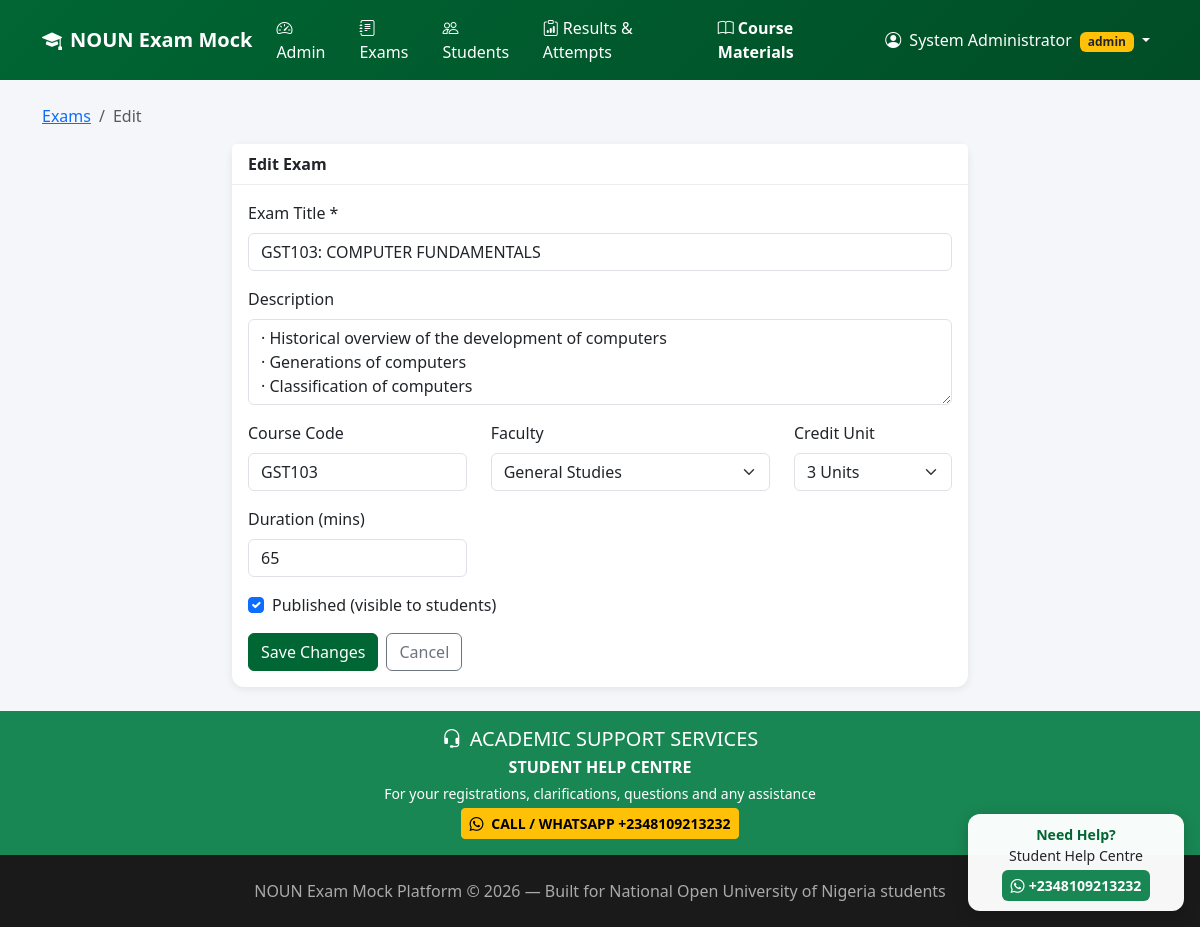
/admin/exam/12/edit (signed in), run on the app's committed database.
### models.py (models this page shows, shortened)
class User(UserMixin, db.Model):
    __tablename__ = 'users'
    id = db.Column(db.Integer, primary_key=True)
    username = db.Column(db.String(80), unique=True, nullable=False)  # Matric No for students
    email = db.Column(db.String(120), unique=True, nullable=False)
    password_hash = db.Column(db.String(256), nullable=False)
    full_name = db.Column(db.String(150))
    matric_no = db.Column(db.String(50), unique=True)
    role = db.Column(db.String(20), default='student')
    faculty = db.Column(db.String(100))
    created_at = db.Column(db.DateTime, default=datetime.utcnow)
    attempts = db.relationship('Attempt', backref='student', lazy='dynamic')
    created_exams = db.relationship('Exam', backref='creator', lazy='dynamic')
    def is_teacher(self):
        return self.role in ['teacher', 'admin']

class Exam(db.Model):
    __tablename__ = 'exams'
    id = db.Column(db.Integer, primary_key=True)
    title = db.Column(db.String(200), nullable=False)
    description = db.Column(db.Text)
    course_code = db.Column(db.String(20))
    faculty = db.Column(db.String(100))
    credit_units = db.Column(db.Integer, default=2)  # 2 or 3 credit units
    duration_minutes = db.Column(db.Integer, default=60)
    total_questions = db.Column(db.Integer, default=0)
    exam_mode = db.Column(db.String(20), default='cbt')  # cbt or paper
    is_published = db.Column(db.Boolean, default=True)
    created_by = db.Column(db.Integer, db.ForeignKey('users.id'))
    created_at = db.Column(db.DateTime, default=datetime.utcnow)
    questions = db.relationship('Question', backref='exam', lazy='dynamic', cascade='all, delete-orphan')
    attempts = db.relationship('Attempt', backref='exam', lazy='dynamic')

### app.py (the view, shortened to what this page needs)
@app.route('/admin/exam/<int:exam_id>/edit', methods=['GET', 'POST'])
@login_required
def edit_exam(exam_id):
    if not current_user.is_teacher():
        flash('Access denied.', 'danger')
        return redirect(url_for('student_dashboard'))
    exam = Exam.query.get_or_404(exam_id)
    return render_template('admin/edit_exam.html', exam=exam)

### app.py (called while the page is built)
@login_manager.user_loader
def load_user(user_id):
    return User.query.get(int(user_id))

### templates/admin/edit_exam.html (shortened to what this page needs)
{% extends "base.html" %}
{% block content %}
<nav aria-label="breadcrumb">
    <ol class="breadcrumb">
        <li class="breadcrumb-item"><a href="{{ url_for('admin_exams') }}">Exams</a></li>
        <li class="breadcrumb-item active">Edit</li>
    </ol>
</nav>
<div class="row justify-content-center">
    <div class="col-lg-8">
        <div class="card">
            <div class="card-header">Edit Exam</div>
            <div class="card-body">
                <form method="POST">
                    <div class="mb-3">
                        <label class="form-label">Exam Title *</label>
                        <input type="text" name="title" class="form-control" required value="{{ exam.title }}">
                    </div>
                    <div class="mb-3">
                        <label class="form-label">Description</label>
                        <textarea name="description" class="form-control" rows="3">{{ exam.description or '' }}</textarea>
                    </div>
                    <div class="row">
                        <div class="col-md-4 mb-3">
                            <label class="form-label">Course Code</label>
                            <input type="text" name="course_code" class="form-control" value="{{ exam.course_code or '' }}">
                        </div>
                        <div class="col-md-5 mb-3">
                            <label class="form-label">Faculty</label>
                            <select name="faculty" class="form-select">
                                {% for f in ['General Studies', 'Faculty of Computing', 'Faculty of Sciences', 'Faculty of Arts', 'Faculty of Education', 'Faculty of Management Sciences', 'Faculty of Social Sciences', 'Faculty of Health Sciences', 'Faculty of Law', 'Faculty of Agricultural Sciences'] %}
                                <option value="{{ f }}" {% if exam.faculty == f %}selected{% endif %}>{{ f }}</option>
                                {% endfor %}
                            </select>
                        </div>
                        <div class="col-md-3 mb-3">
                            <label class="form-label">Credit Unit</label>
                            <select name="credit_units" class="form-select">
                                <option value="3" {% if exam.credit_units == 3 %}selected{% endif %}>3 Units</option>
                            </select>
                        </div>
                        <div class="col-md-4 mb-3">
                            <label class="form-label">Duration (mins)</label>
                            <input type="number" name="duration_minutes" class="form-control" value="{{ exam.duration_minutes }}" min="5" max="180">
                        </div>
                    </div>
                    <div class="mb-3 form-check">
                        <input type="checkbox" name="is_published" class="form-check-input" id="published" {% if exam.is_published %}checked{% endif %}>
                        <label class="form-check-label" for="published">Published (visible to students)</label>
                    </div>
                    <div class="d-flex gap-2">
                        <button type="submit" class="btn btn-noun">Save Changes</button>
                        <a href="{{ url_for('admin_exams') }}" class="btn btn-outline-secondary">Cancel</a>
                    </div>
                </form>
            </div>
        </div>
    </div>
</div>
{% endblock %}

### templates/base.html (shortened to what this page needs)
<!DOCTYPE html>
<html lang="en">
<head>
    <link href="https://cdn.jsdelivr.net/npm/bootstrap@5.3.3/dist/css/bootstrap.min.css" rel="stylesheet">
    <link href="https://cdn.jsdelivr.net/npm/bootstrap-icons@1.11.3/font/bootstrap-icons.min.css" rel="stylesheet">
</head>
<body>
    <nav class="navbar navbar-expand-lg navbar-dark sticky-top">
        <div class="container">
            <a class="navbar-brand fw-bold" href="{{ url_for('index') }}">
                <i class="bi bi-mortarboard-fill me-2"></i>NOUN Exam Mock
            </a>
            <div class="collapse navbar-collapse" id="navMenu">
                <ul class="navbar-nav me-auto">
                    {% if current_user.is_authenticated %}
                        {% if current_user.is_teacher() %}
                            <li class="nav-item">
                                <a class="nav-link" href="{{ url_for('admin_dashboard') }}">
                                    <i class="bi bi-speedometer2 me-1"></i>Admin
                                </a>
                            </li>
                            <li class="nav-item">
                                <a class="nav-link" href="{{ url_for('admin_exams') }}">
                                    <i class="bi bi-journal-text me-1"></i>Exams
                                </a>
                            </li>
                            <li class="nav-item">
                                <a class="nav-link" href="{{ url_for('admin_students') }}">
                                    <i class="bi bi-people me-1"></i>Students
                                </a>
                            </li>
                            <li class="nav-item">
                                <a class="nav-link" href="{{ url_for('admin_attempts') }}">
                                    <i class="bi bi-clipboard-data me-1"></i>Results & Attempts
                                </a>
                            </li>
                        {% endif %}
                        <li class="nav-item">
                            <a class="nav-link text-white fw-semibold" href="{{ url_for('course_materials') }}">
                                <i class="bi bi-book me-1"></i>Course Materials
                            </a>
                        </li>
                    {% else %}
                        <li class="nav-item">
                            <a class="nav-link text-white" href="{{ url_for('course_materials') }}">
                                <i class="bi bi-book me-1"></i>Course Materials
                            </a>
                        </li>
                    {% endif %}
                </ul>
                <ul class="navbar-nav">
                    {% if current_user.is_authenticated %}
                        <li class="nav-item dropdown">
                            <a class="nav-link dropdown-toggle" href="#" data-bs-toggle="dropdown">
                                <i class="bi bi-person-circle me-1"></i>
                                {{ current_user.full_name or current_user.username }}
                                <span class="badge bg-warning text-dark ms-1">{{ current_user.role }}</span>
                            </a>
                        </li>
                    {% endif %}
                </ul>
            </div>
        </div>
    </nav>
    <aside class="student-help-widget" aria-label="Student Help Centre">
        <div class="help-title">Need Help?</div>
        <div class="text-dark mb-1">Student Help Centre</div>
        <a class="help-number" href="https://wa.me/2348109213232" target="_blank" rel="noopener">
            <i class="bi bi-whatsapp me-1"></i>+2348109213232
        </a>
    </aside>
    <main class="container my-4 flex-grow-1">
        {% block content %}{% endblock %}
    </main>
    <div class="bg-success text-white py-3">
        <div class="container text-center">
            <h5 class="mb-1"><i class="bi bi-headset me-2"></i>ACADEMIC SUPPORT SERVICES</h5>
            <p class="mb-1 fw-bold">STUDENT HELP CENTRE</p>
            <p class="mb-1 small">For your registrations, clarifications, questions and any assistance</p>
            <p class="mb-0">
                <a href="https://wa.me/2348109213232" class="btn btn-warning btn-sm fw-bold" target="_blank">
                    <i class="bi bi-whatsapp me-1"></i> CALL / WHATSAPP +2348109213232
                </a>
            </p>
        </div>
    </div>
    <footer class="text-center">
        <div class="container">
            <p class="mb-0">NOUN Exam Mock Platform &copy; 2026 &mdash; Built for National Open University of Nigeria students</p>
        </div>
    </footer>
</body>
</html>

### templates/base.html (style rules this page uses)
:root { --noun-green: #006633; --noun-gold: #C9A227; }
body { background-color: #f4f6f9; min-height: 100vh; display: flex; flex-direction: column; }
.navbar { background: linear-gradient(135deg, #006633, #004d26) !important; }
.navbar-brand, .nav-link { color: #fff !important; }
.btn-noun { background-color: var(--noun-green); border-color: var(--noun-green); color: white; }
.card { border: none; box-shadow: 0 2px 8px rgba(0,0,0,0.08); border-radius: 12px; }
.card-header { background: white; border-bottom: 1px solid #eee; font-weight: 600; }
footer { margin-top: auto; background: #1a1a1a; color: #aaa; padding: 1.5rem 0; }
.student-help-widget { position: fixed; right: 16px; bottom: 16px; z-index: 1050; width: 216px; padding: 10px 12px; background: rgba(255,255,255,.97); border-radius: 12px; box-shadow: 0 3px 16px rgba(0,0,0,.18); text-align: center; font-size: .88rem; }
.student-help-widget .help-title { color: var(--noun-green); font-weight: 700; }
.student-help-widget .help-number { display: inline-block; padding: 5px 9px; border-radius: 6px; background: #198754; color: #fff; text-decoration: none; font-weight: 600; }

### data on the page
User: full_name "System Administrator", role "admin"
Exam: title "GST103: COMPUTER FUNDAMENTALS", description "· Historical overview of the development of computers · Generations of computers · Classification of computers", course_code "GST103", faculty "General Studies", credit_units "3 Units", duration_minutes "65", is_published "☑"
